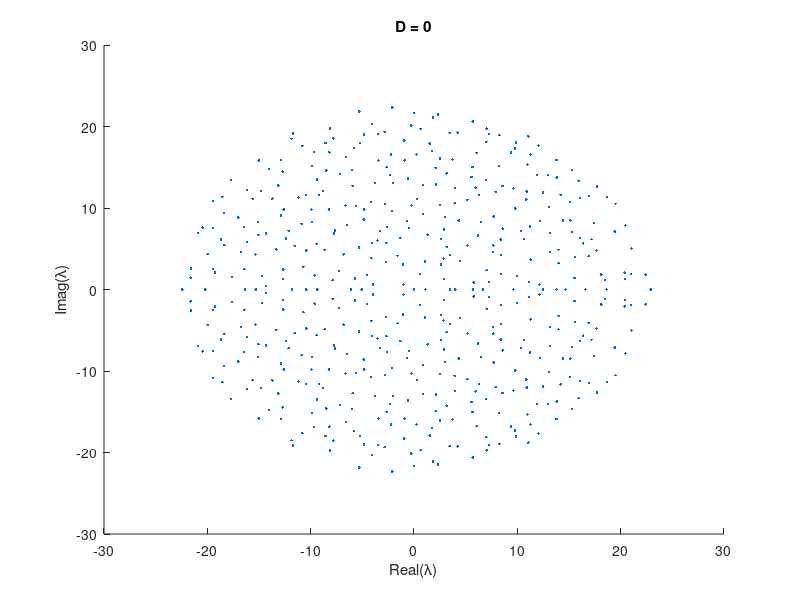
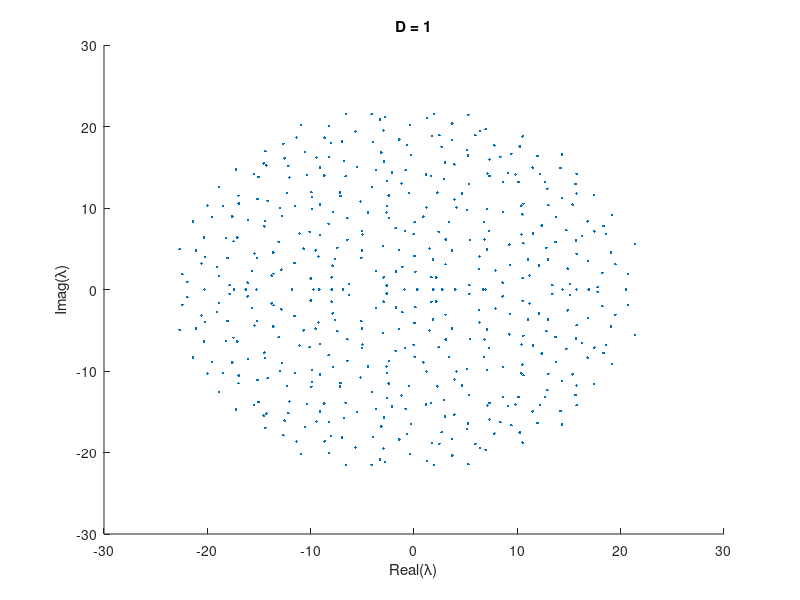
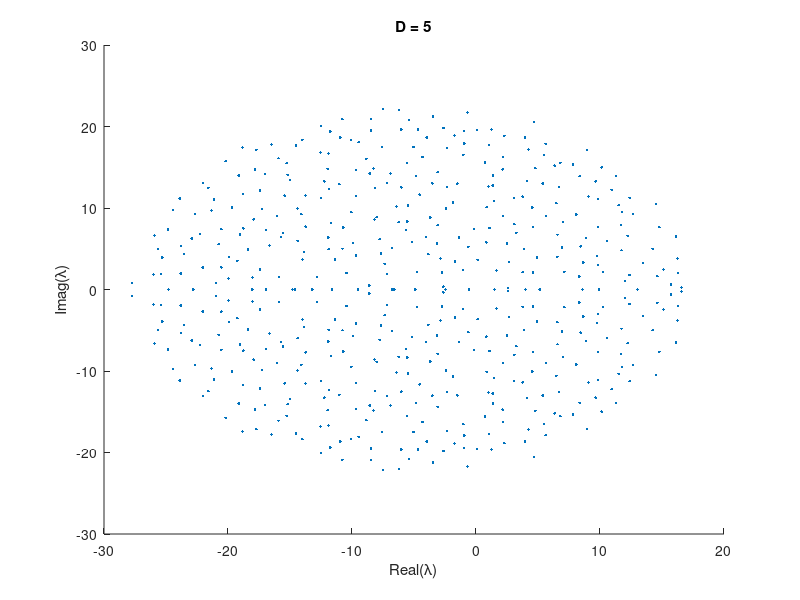
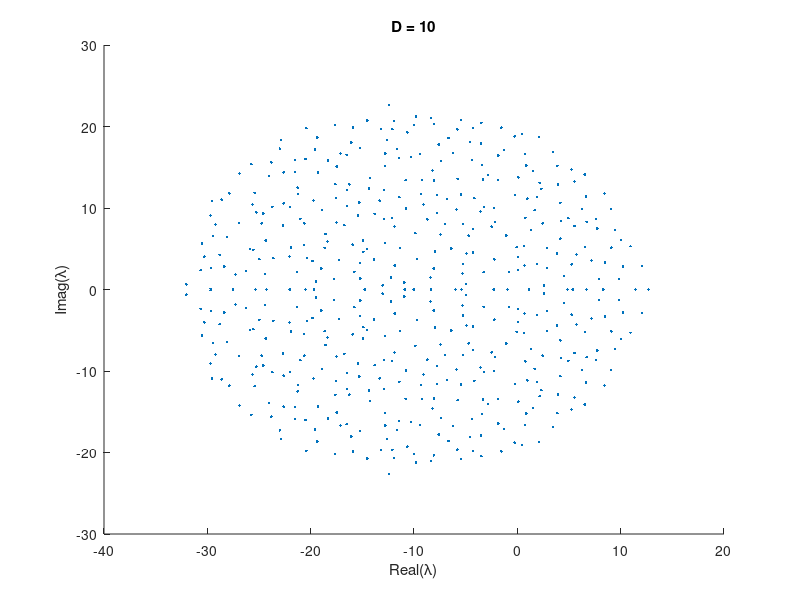

The MATLAB script that drew these images, in order:
N = 500;
Ds = [0, 1, 5, 10]; % four sets of values for D

for i = 1:length(Ds)
    D = Ds(i);
    M = randn(N, N); % generate a matrix with random elements from N(0,1)
    M = M - diag(diag(M)) + diag(-D * ones(N, 1)); % make the diagonal elements equal to -D
    
    [V, lambda] = eig(M); % compute the eigenvalues of the matrix
    lambda = diag(lambda); % extract the diagonal of the eigenvalue matrix
    
    figure;
    scatter(real(lambda), imag(lambda), '.'); % plot the eigenvalues in the complex plane
    xlabel('Real(\lambda)');
    ylabel('Imag(\lambda)');
    title(sprintf('D = %d', D));
end
